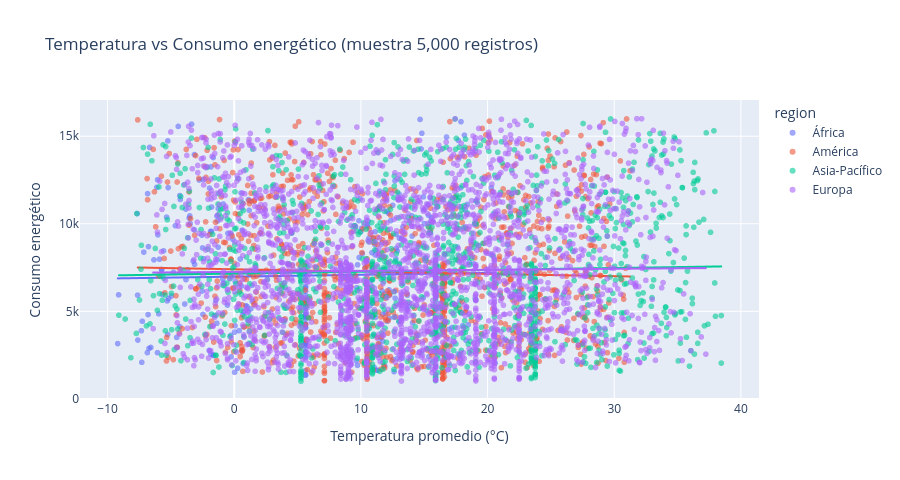

The notebook cell saved with this chart:
### Markdown cell above
### 🔍 Insights — Energías renovables

- La participación renovable **oscila pero no crece sostenidamente** en la mayoría
  de países — hay años de avance seguidos de retroceso.
- Países como **Norway y Sweden** parten de una base renovable alta y la mantienen,
  mientras que economías emergentes muestran mayor volatilidad.
- Algunos países presentan **delta negativo** — es decir, en 2024 tienen menos
  participación renovable que en 2020, lo que puede indicar mayor dependencia
  de combustibles fósiles tras la reactivación post-pandemia.
- El rango global de renovables (5%–31%) refleja una **brecha enorme** entre
  líderes y rezagados en la transición energética.

### Code cell
fig = px.scatter(
    df.sample(5000, random_state=42),
    x="avg_temperature", y="energy_consumption",
    color="region", opacity=0.6, trendline="ols",
    title="Temperatura vs Consumo energético (muestra 5,000 registros)",
    labels={"avg_temperature": "Temperatura promedio (°C)",
            "energy_consumption": "Consumo energético"},
    height=480
)
fig.show()

### Figure 1 — Plotly figure (JSON) as saved in the notebook; plotly's stock layout.template omitted (floating-point values rounded to 4 significant figures; data arrays with more than 128 entries replaced by an {"elided": "..."} marker saying what was removed)
{"data": [{"hovertemplate": "region=África<br>Temperatura promedio (°C)=%{x}<br>Consumo energético=%{y}<extra></extra>", "legendgroup": "África", "marker": {"color": "#636efa", "opacity": 0.6, "symbol": "circle"}, "mode": "markers", "name": "África", "showlegend": true, "type": "scattergl", "x": {"elided": "294 float values"}, "xaxis": "x", "y": {"elided": "294 float values"}, "yaxis": "y"}, {"hovertemplate": "<b>OLS trendline</b><br>energy_consumption = 10.7832 * avg_temperature + 6981.98<br>R<sup>2</sup>=0.000647<br><br>region=África<br>Temperatura promedio (°C)=%{x}<br>Consumo energético=%{y} <b>(trend)</b><extra></extra>", "legendgroup": "África", "marker": {"color": "#636efa", "symbol": "circle"}, "mode": "lines", "name": "África", "showlegend": false, "type": "scattergl", "x": {"elided": "294 float values"}, "xaxis": "x", "y": {"elided": "294 float values"}, "yaxis": "y"}, {"hovertemplate": "region=América<br>Temperatura promedio (°C)=%{x}<br>Consumo energético=%{y}<extra></extra>", "legendgroup": "América", "marker": {"color": "#EF553B", "opacity": 0.6, "symbol": "circle"}, "mode": "markers", "name": "América", "showlegend": true, "type": "scattergl", "x": {"elided": "999 float values"}, "xaxis": "x", "y": {"elided": "999 float values"}, "yaxis": "y"}, {"hovertemplate": "<b>OLS trendline</b><br>energy_consumption = -13.1657 * avg_temperature + 7402.26<br>R<sup>2</sup>=0.001083<br><br>region=América<br>Temperatura promedio (°C)=%{x}<br>Consumo energético=%{y} <b>(trend)</b><extra></extra>", "legendgroup": "América", "marker": {"color": "#EF553B", "symbol": "circle"}, "mode": "lines", "name": "América", "showlegend": false, "type": "scattergl", "x": {"elided": "999 float values"}, "xaxis": "x", "y": {"elided": "999 float values"}, "yaxis": "y"}, {"hovertemplate": "region=Asia-Pacífico<br>Temperatura promedio (°C)=%{x}<br>Consumo energético=%{y}<extra></extra>", "legendgroup": "Asia-Pacífico", "marker": {"color": "#00cc96", "opacity": 0.6, "symbol": "circle"}, "mode": "markers", "name": "Asia-Pacífico", "showlegend": true, "type": "scattergl", "x": {"elided": "1230 float values"}, "xaxis": "x", "y": {"elided": "1230 float values"}, "yaxis": "y"}, {"hovertemplate": "<b>OLS trendline</b><br>energy_consumption = 10.6488 * avg_temperature + 7155.29<br>R<sup>2</sup>=0.001009<br><br>region=Asia-Pacífico<br>Temperatura promedio (°C)=%{x}<br>Consumo energético=%{y} <b>(trend)</b><extra></extra>", "legendgroup": "Asia-Pacífico", "marker": {"color": "#00cc96", "symbol": "circle"}, "mode": "lines", "name": "Asia-Pacífico", "showlegend": false, "type": "scattergl", "x": {"elided": "1230 float values"}, "xaxis": "x", "y": {"elided": "1230 float values"}, "yaxis": "y"}, {"hovertemplate": "region=Europa<br>Temperatura promedio (°C)=%{x}<br>Consumo energético=%{y}<extra></extra>", "legendgroup": "Europa", "marker": {"color": "#ab63fa", "opacity": 0.6, "symbol": "circle"}, "mode": "markers", "name": "Europa", "showlegend": true, "type": "scattergl", "x": {"elided": "2477 float values"}, "xaxis": "x", "y": {"elided": "2477 float values"}, "yaxis": "y"}, {"hovertemplate": "<b>OLS trendline</b><br>energy_consumption = 5.83616 * avg_temperature + 7254.32<br>R<sup>2</sup>=0.000218<br><br>region=Europa<br>Temperatura promedio (°C)=%{x}<br>Consumo energético=%{y} <b>(trend)</b><extra></extra>", "legendgroup": "Europa", "marker": {"color": "#ab63fa", "symbol": "circle"}, "mode": "lines", "name": "Europa", "showlegend": false, "type": "scattergl", "x": {"elided": "2477 float values"}, "xaxis": "x", "y": {"elided": "2477 float values"}, "yaxis": "y"}], "layout": {"height": 480, "legend": {"title": {"text": "region"}, "tracegroupgap": 0}, "title": {"text": "Temperatura vs Consumo energético (muestra 5,000 registros)"}, "xaxis": {"anchor": "y", "domain": [0, 1], "title": {"text": "Temperatura promedio (°C)"}}, "yaxis": {"anchor": "x", "domain": [0, 1], "title": {"text": "Consumo energético"}}}}
